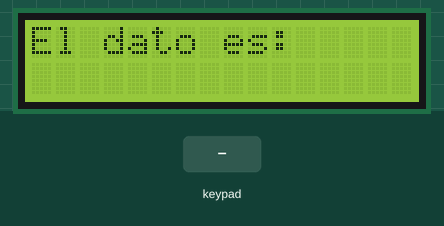
A sketch run on a simulated Arduino Uno, built with avr-gcc and run on an emulated ATmega328P. On the bench: 16×2 character LCD. Inputs (shaded band) come from the test bench.

Above: at 1.2 s.
1.3 s: key 'E' pressed
At 2.1 s:
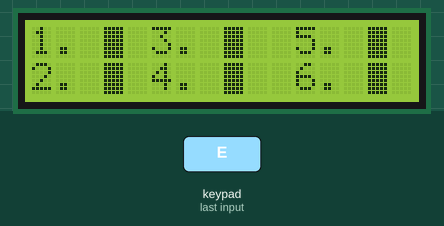
Timing chart, 0 to 4.3 s (numbered marks = the images above; inputs shaded):
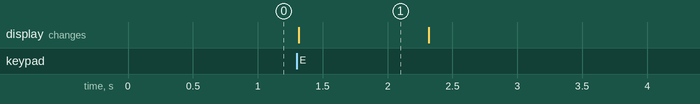

Measured:
- after the input at 1.3 s, the display: changes at once (image 1)
- what the display in image 1 shows lasts 1.0 s, from 1.3 s to 2.3 s

The sketch:

EspinozaLizbeth_DEBER_5.1_SE.ino
```cpp
/*
* CAPITULO V: FUNCIONES ESPECIFICAS
* DEBER N° 5.1
* NOMBRE: Lizbeth Espinoza
*/

#include <Keypad.h>
#include <LiquidCrystal.h>
#include <EEPROM.h>
const byte filas = 4;
const byte columnas = 4;
int i=0;
int j=0;
int aux=0;
int posi=0;
char key;
byte pinfilas[]  = {7,6,5,4};
byte pincolumnas[] = {3,2,1,0};
char teclas[filas][columnas] = {
  {'7','8','9','A'},
  {'4','5','6','B'},
  {'1','2','3','C'},
  {'*','0','#','E'}};
Keypad teclado = Keypad( makeKeymap(teclas), pinfilas, pincolumnas, filas, columnas);
LiquidCrystal lcd(13, 12, 11, 10, 9, 8);

void setup() {
lcd.begin(16, 2);
teclado.setHoldTime(500);
lcd.setCursor(1,0);
}

void loop() {
  lcd.setCursor(0,0);
  lcd.println(String("El dato es: "));
  key=teclado.getKey();
  if(key<='9' && key>='0'){
   if(i<6){
    lcd.setCursor(0,1);
    lcd.print(key);
    EEPROM.put(posi,key);
    posi++;
    lcd.setCursor(12,0);
    lcd.println(i);
    delay(500);
    lcd.clear();
    i++;
  }
  }
  else if(key=='E'){
      char var1 = EEPROM.get(0,key);
      char var2 = EEPROM.get(1,key);
      char var3 = EEPROM.get(2,key);
      char var4 = EEPROM.get(3,key);
      char var5 = EEPROM.get(2,key);
      char var6 = EEPROM.get(3,key);
      char vector[6] = {var1,var2,var3,var4,var5,var6};
     for(i=0;i<6;i++){
      for(j=i+1;j<6;j++){
        if(vector[i]>vector[j]){
          aux=vector[i];
          vector[i]=vector[j];
          vector[j]=aux;
          }
        }
      }

      lcd.clear();
      lcd.home();
      lcd.print(String("1. ")+vector[0]);
      lcd.setCursor(0,1);
      lcd.print(String("2. ")+vector[1]);
      lcd.setCursor(5,0);
      lcd.print(String("3. ")+vector[2]);
      lcd.setCursor(5,1);
      lcd.print(String("4. ")+vector[3]);
      lcd.setCursor(11,0);
      lcd.print(String("5. ")+vector[4]);
      lcd.setCursor(11,1);
      lcd.print(String("6. ")+vector[5]);
      delay(1000);
      lcd.clear();
      }
}
```
